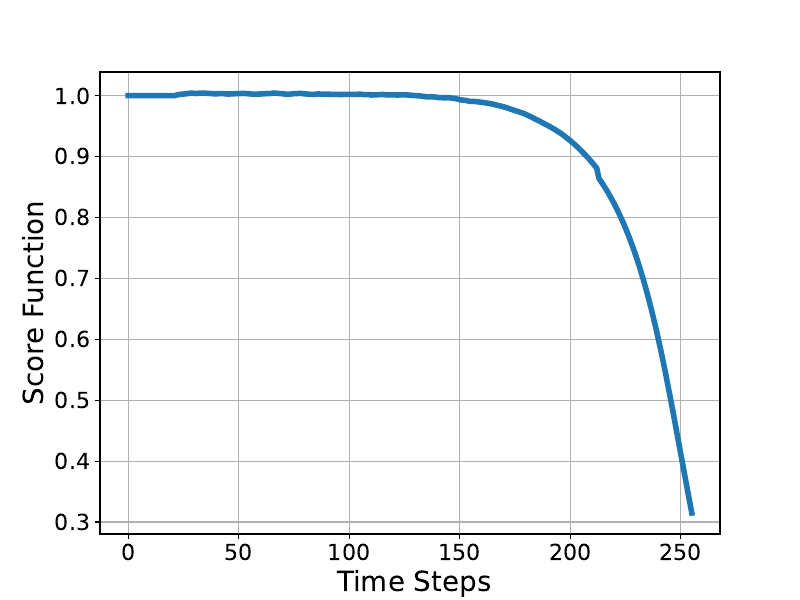

Here is the Python script that generated this plot:
import numpy as np
import torch
import torch.nn.functional as F
from matplotlib import pyplot as plt
from PIL import Image


# Mac users may need device = 'mps' (untested)
device = torch.device("cuda" if torch.cuda.is_available() else "cpu")


D = torch.load('C.pt')
print(D.shape)



def score_forward(D):
    # D = (timesteps, num_samples, num_channels, width, height) 
    T = D.shape[0]
    num_samples = D.shape[1]

    c = torch.zeros(T)
    d = torch.zeros(T)
    energy = 0

    for j in range(num_samples):
        for i in range(T):
            c[i] = torch.norm(D[i,j,:,:,:])
            
        energy  += torch.norm(D[0,j,:,:,:])
        d += c

    d = d / (energy)
  
    return d

def score_backward(D):
    # D = (timesteps, num_samples, num_channels, width, height) 
    T = D.shape[0]
    num_samples = D.shape[1]

    c = torch.zeros(T)
    d = torch.zeros(T)
    energy = 0

    for j in range(num_samples):
        for i in range(T):
            c[i] = torch.norm(D[i,j,:,:,:])
            
        energy  += torch.norm(D[-1,j,:,:,:])
        d += c

    d = d / (energy)
  
    return d

d = score_forward(D)
e = score_backward(D)


plt.rc('xtick', labelsize=16) 
plt.rc('ytick', labelsize=16) 
plt.figure(figsize=(8,6), dpi=50)
plt.plot(d, lw=4)
plt.xlabel(' Time Steps', fontsize=20)
plt.ylabel('Score Function', fontsize=20)
#plt.xlim([0,T+1])
#plt.ylim([0,1])
plt.grid()
plt.savefig('score3.pdf')
#torch.save(d, 'score_cosine.pt')






plt.rc('xtick', labelsize=16) 
plt.rc('ytick', labelsize=16) 
plt.figure(figsize=(8,6), dpi=50)
plt.plot(e, lw=4)
plt.xlabel(' Time Steps', fontsize=20)
plt.ylabel('Score Function', fontsize=20)
#plt.xlim([0,T+1])
#plt.ylim([0,1])
plt.grid()
plt.savefig('score_2.pdf')
#torch.save(d, 'score_cosine.pt')
